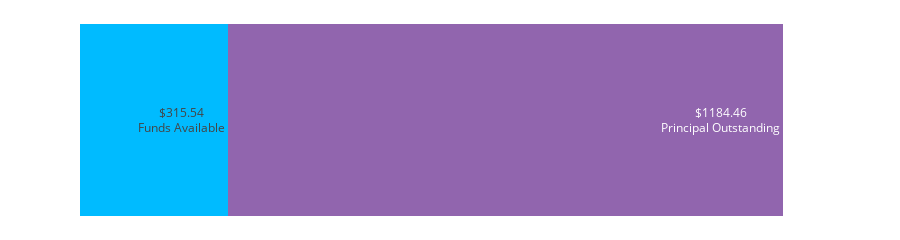

The notebook cell saved with this chart:
### Code cell
def funds_bar_chart(DF, fundsInvested):
    '''
    Create a horizontal bar chart based on funds invested and analyzedDF.
    '''
    # Compute categories
    principalOutStanding, badDebtFunds = (DF.filter(F.col('completed') == False)
                                          .groupBy()
                                          .agg(F.round(F.sum('principalOutstanding'), 2).alias('principalOutstanding'), 
                                               F.sum('badDebtFundsReceived').alias('badDebtFunds'))
                                          .first())
    fundsAvailable = fundsInvested - principalOutStanding - badDebtFunds
    
    # Create dictionary
    funds = {
        'Principal Outstanding': (principalOutStanding, '#9165AE'),
        'Bad Debt Fund': (badDebtFunds, '#FF8000'),
        'Funds Available': (fundsAvailable, '#00BBFF')
    }
    
    # Create traces
    traces = []
    
    for fundName in ['Funds Available', 'Bad Debt Fund', 'Principal Outstanding']:
        fund, colour = funds[fundName]
        
        traces.append(go.Bar(
            x = [fund],
            marker = {'color': colour},
            hoverinfo = 'text',
            text = ['' if fund == 0 else '${:.2f}<br>{}'.format(fund, fundName)]
        ))
        
    data = go.Data(traces)
    
    layout = go.Layout(
        height = 50,
        xaxis = {
            'showline': False,
            'showgrid': False,
            'showticklabels': False,
            'zeroline': False
        },
        yaxis = {
            'showline': False,
            'showgrid': False,
            'showticklabels': False,
        },
        barmode = 'stack',
        showlegend = False,
        margin = {
            't': 0,
            'b': 0
        }
    )
    
    figure = go.Figure(data=data, layout=layout)
    
    pyo.iplot(figure)


funds_bar_chart(analyzedNotesDF, 1500)

### Figure 1 — Plotly figure (JSON) as saved in the notebook; plotly's stock layout.template omitted (floating-point values rounded to 4 significant figures)
{"data": [{"hoverinfo": "text", "marker": {"color": "#00BBFF"}, "text": ["$315.54<br>Funds Available"], "type": "bar", "x": [315.5]}, {"hoverinfo": "text", "marker": {"color": "#FF8000"}, "text": [""], "type": "bar", "x": [0]}, {"hoverinfo": "text", "marker": {"color": "#9165AE"}, "text": ["$1184.46<br>Principal Outstanding"], "type": "bar", "x": [1184.0]}], "layout": {"barmode": "stack", "height": 50, "margin": {"b": 0, "t": 0}, "showlegend": false, "xaxis": {"showgrid": false, "showline": false, "showticklabels": false, "zeroline": false}, "yaxis": {"showgrid": false, "showline": false, "showticklabels": false}}}
